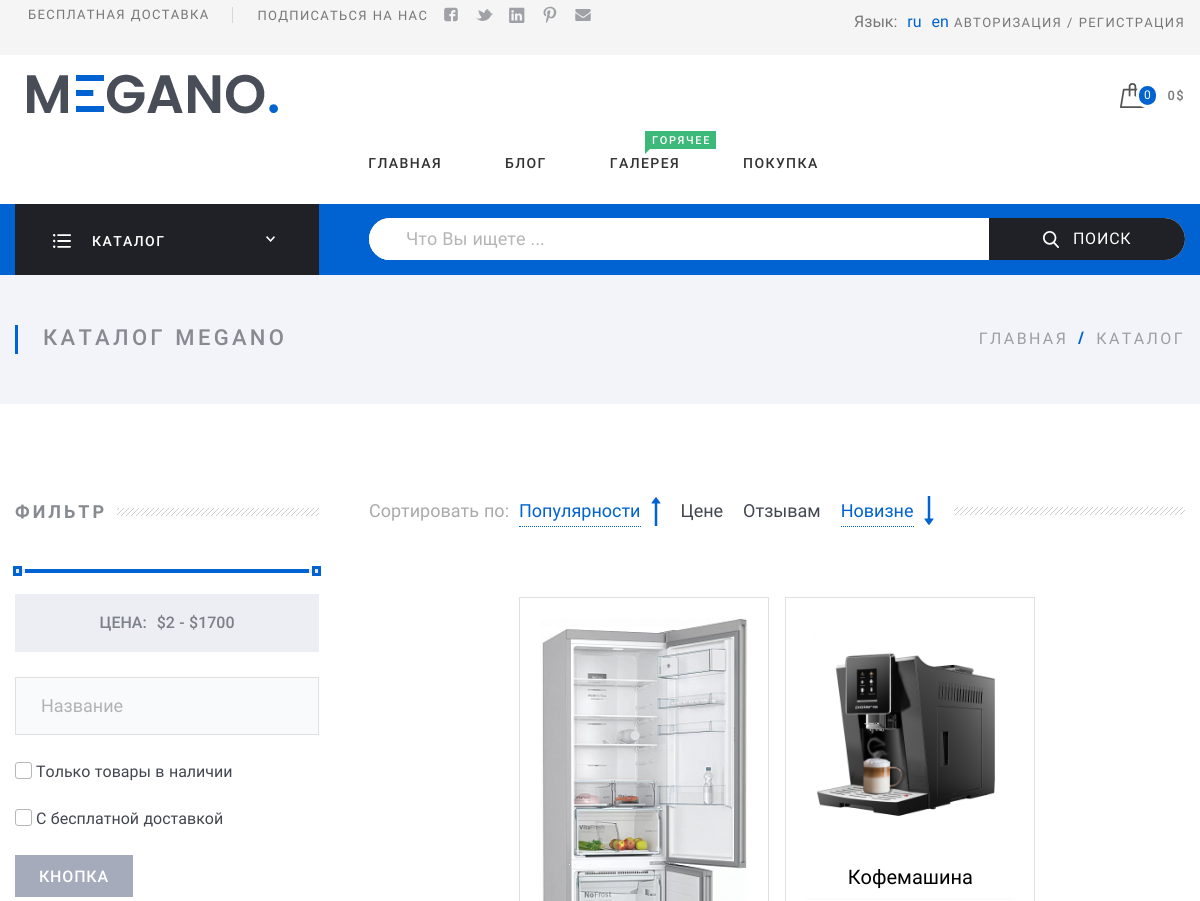
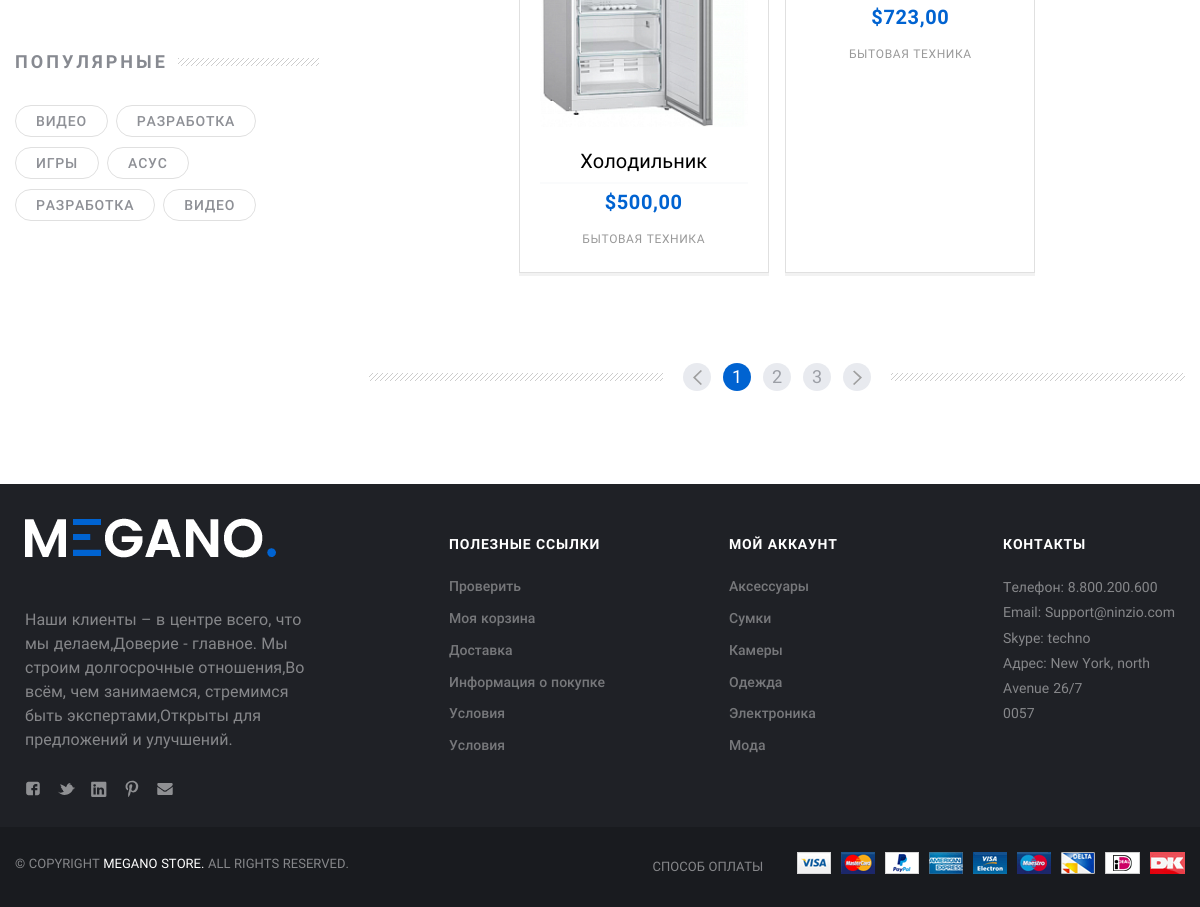
Screenshot of /ru/app_product/catalog/14 with the database file from the repository (2 pictures, top to bottom).
### app_product/models.py (models this page shows, shortened)
class Product(models.Model):
    name = models.CharField(max_length=30, verbose_name='Название')
    description = models.TextField(verbose_name='Описание товара')
    price = models.DecimalField(max_digits=8, decimal_places=2, verbose_name='цена')
    pieces_left = models.IntegerField(verbose_name='Остаток')
    img = models.ImageField(blank=True, null=True, verbose_name='Изображение')
    number_of_sales = models.IntegerField(default=0,verbose_name='количество продаж')
    products_in_stock = models.BooleanField(default=True)
    free_delivery = models.BooleanField(default=False)
    product_category = models.ForeignKey('Category', on_delete=models.CASCADE,
                                         related_name='product',
                                         blank=True, null=True)
    subcategory = models.ForeignKey('Subcategory', on_delete=models.CASCADE,
                                         related_name='subcategory_product',
                                         blank=True, null=True)
    number_of_reviews = models.IntegerField(default=0,verbose_name='количество отзывов')
    date_of_creation = models.DateField(verbose_name='дата создания')
    class Meta:
        db_table = 'Товары'
        verbose_name = 'Товар'
        verbose_name_plural = 'Товары'

class Category(models.Model):
    name = models.CharField(max_length=50)
    subcategory = models.ForeignKey(Subcategory, on_delete=models.CASCADE, blank=True, null=True, related_name='subcategory')
    class Meta:
        db_table = 'Категории'
        verbose_name = 'Категория'
        verbose_name_plural = 'Категории'

### app_product/views.py (the view, shortened to what this page needs)
# urls.py: path('catalog/<int:pk>', views.CategoryDetail.as_view(), name='category_detail'),
class CategoryDetail(generic.DetailView):
    model = Category
    template_name = 'django-frontend/catalog.html'
    context_object_name = 'category_detail'
    def get_context_data(self, **kwargs):
        context = super(CategoryDetail,self).get_context_data()
        form = FilterForms()
        form_sorted = SortedForms()
        context['form_sorted'] = form_sorted
        context['form'] = form
        sorted = self.request.GET.get('value')
        pk=self.kwargs['pk']
        if sorted != None:
            sorted_product=Product.objects.filter(product_category_id=pk).order_by(f'-{sorted}')
            context['sorted_product'] = sorted_product
            return context
        return context

### app_product/forms.py
class SortedForms(forms.Form):
    popularity = forms.BooleanField(required=False)
    reviews = forms.BooleanField(required=False)
    novelty = forms.BooleanField(required=False)
    price_sorted = forms.BooleanField(required=False)

class FilterForms(forms.Form):
    min_price_product = Product.objects.aggregate(Min('price'))
    max_price_product = Product.objects.aggregate(Max('price'))
    price = forms.CharField(required= False,max_length=10,widget=forms.TextInput(attrs={
        'class' : 'range-line',
        'id':'price',
        'name':'price',
        'input_type':'number',
        'data-type':'double',
        'data-min':min_price_product['price__min'],
        'data-max': max_price_product['price__max']
    }))
    name = forms.CharField(required= False,max_length=30, widget=forms.TextInput(attrs={
        'type':'text',
        'class':'form-input form-input_full',
        'id' : "title",
        'name' : "title",
        'placeholder' : "Название"
    }))
    products_in_stock = forms.BooleanField(required= False,
                                           widget=forms.CheckboxInput(attrs={'class': 'toggle',}))
    free_shipping = forms.BooleanField(required= False,
                                       widget=forms.CheckboxInput(attrs={'class': 'toggle'}))

### app_cart/cart.py (called while the page is built)
    def __len__(self):
        return sum(item['quantity'] for item in self.cart.values())

    def get_total_price(self):
        return sum(Decimal(item['price']) * item['quantity'] for item in self.cart.values())

### app_cart/context_processors.py (called while the page is built)
def cart(request):
    return {'cart': Cart(request)}

### templates/django-frontend/catalog.html (shortened to what this page needs)
{% extends "django-frontend/base.html" %}
{% block content %}
{% load static %}
{% load i18n %}
  <div class="Middle Middle_top">
    <div class="Middle-top">
      <div class="wrap">
        <div class="Middle-header">
          <h1 class="Middle-title">{% trans "Catalog Megano" %}
          </h1>
          <ul class="breadcrumbs Middle-breadcrumbs">
            <li class="breadcrumbs-item"><a href="/app_product/home">{% trans "home" %}</a>
            </li>
            <li class="breadcrumbs-item breadcrumbs-item_current"><span>{% trans "Catalog" %}</span>
            </li>
          </ul>
        </div>
      </div>
    </div>
    <div class="Section Section_column Section_columnLeft">
      <div class="wrap">
        <div class="Section-column">
          <div class="Section-columnSection">
            <header class="Section-header">
              <strong class="Section-title">{% trans "Filter" %}
              </strong>
            </header>
            <div class="Section-columnContent">
              <form class="form" action="" method="post">
                <div class="form-group">
                  <div class="range Section-columnRange">
                    <div class="range-price">{% trans "Price" %}:&#32;
                      <div class="rangePrice">
                      </div>
                    </div>
                  </div>
                </div>
                <div class="form-group">
                  {{form.name}}
                </div>
                <div class="form-group">
                  <label class="toggle">
                    {{form.products_in_stock}}<span class="toggle-box"></span><span class="toggle-text">{% trans "Только товары в наличии" %}</span>
                  </label>
                </div>
                <div class="form-group">
                  <label class="toggle">
                    {{form.free_shipping}}<span class="toggle-box"></span><span class="toggle-text">{% trans "С бесплатной доставкой" %}</span>
                  </label>
                </div>
                <div class="form-group">
                  <div class="buttons"><button class="btn btn_square btn_dark btn_narrow"  type="submit">{% trans "Кнопка" %}</button>
                  </div>
                </div>
              </form>
            </div>
          </div>
          <div class="Section-columnSection">
            <header class="Section-header">
              <strong class="Section-title">{% trans "Popular tags" %}
              </strong>
            </header>
            <div class="Section-columnContent">
              <div class="buttons"><a class="btn btn_default btn_sm" href="#">{% trans "Video" %}</a><a class="btn btn_default btn_sm" href="#">{% trans "Development" %}</a><a class="btn btn_default btn_sm" href="#">{% trans "Gaming" %}</a><a class="btn btn_default btn_sm" href="#">{% trans "Asus" %}</a><a class="btn btn_default btn_sm" href="#">{% trans "Development" %}</a><a class="btn btn_default btn_sm" href="#">{% trans "Video" %} </a>
              </div>
            </div>
          </div>
        </div>
        <div class="Section-content">
            <div class="Sort">
            <div class="Sort-title">{% trans "Сортировать по:" %}
            </div>
              <div class="Sort-variants"><a type="submit" class="Sort-sortBy Sort-sortBy_dec" href="/app_product/catalog/{{category_detail.id}}{{pk}}?value=number_of_sales">{% trans "Популярности" %}</a><a type="submit" class="Sort-sortBy" href="/app_product/catalog/{{category_detail.id}}{{pk}}?value=price"> {% trans "Цене" %}</a><a type="submit" class="Sort-sortBy" href="/app_product/catalog/{{category_detail.id}}{{pk}}?value=number_of_reviews">{% trans "Отзывам" %}</a><a type="submit" class="Sort-sortBy Sort-sortBy_inc" href="/app_product/catalog/{{category_detail.id}}{{pk}}?value=date_of_creation">{% trans "Новизне" %}</a>
            </div>
          </div>
          <div class="Cards">
            {% block subcategory %}
            {% if sorted_product %}
            {% for i in sorted_product %}
            <div class="Card"><a class="Card-picture" href="/app_product/product_detail/{{i.id}}"><img src="/media/{{i.img}}"  alt="card.jpg"/></a>
              <div class="Card-content">
                  <strong class="Card-title"><a href="/app_product/product_detail/{{i.id}}">{{i.name}}</a>
                  </strong>
                <div class="Card-description">
                  <div class="Card-cost"><span class="Card-price">${{i.price}}</span>
                  </div>
                  <div class="Card-category">{{category_detail.name}}
                  </div>
                  <div class="Card-hover"><a class="Card-btn" href="/app_cart/cart_add_not_form/{{i.id}}/"><img src="{% static 'assets/img/icons/card/cart.svg' %}" alt="cart.svg"/></a>
                  </div>
                </div>
              </div>
            </div>
            {% endfor %}
            {% else %}
            {% for i in category_detail.product.all %}
            <div class="Card"><a class="Card-picture" href="/app_product/product_detail/{{i.id}}"><img src="/media/{{i.img}}"  alt="card.jpg"/></a>
              <div class="Card-content">
                  <strong class="Card-title"><a href="/app_product/product_detail/{{i.id}}">{{i.name}}</a>
                  </strong>
                <div class="Card-description">
                  <div class="Card-cost"><span class="Card-price">${{i.price}}</span>
                  </div>
                  <div class="Card-category">{{category_detail.name}}
                  </div>
                </div>
              </div>
            </div>
            {% endfor %}
            {% endif %}
            {% endblock subcategory %}
          </div>
          <div class="Pagination">
            <div class="Pagination-ins"><a class="Pagination-element Pagination-element_prev" href="#"><img src="{% static 'assets/img/icons/prevPagination.svg' %}" alt="prevPagination.svg"/></a><a class="Pagination-element Pagination-element_current" href="#"><span class="Pagination-text">1</span></a><a class="Pagination-element" href="#"><span class="Pagination-text">2</span></a><a class="Pagination-element" href="#"><span class="Pagination-text">3</span></a><a class="Pagination-element Pagination-element_prev" href="#"><img src="{% static 'assets/img/icons/nextPagination.svg' %}" alt="nextPagination.svg"/></a>
            </div>
          </div>
        </div>
      </div>
    </div>
  </div>
{% endblock content %}

### rows the page displays
Product: img (picture), name "Холодильник", price "500,00"
Category: name "БЫТОВАЯ ТЕХНИКА"
Product: img (picture), name "Кофемашина", price "723,00"

### other values shown
{{ language.code }} "ru" "en"
{{ total_item }} "0"
{{ cart.get_total_price }} "0"
